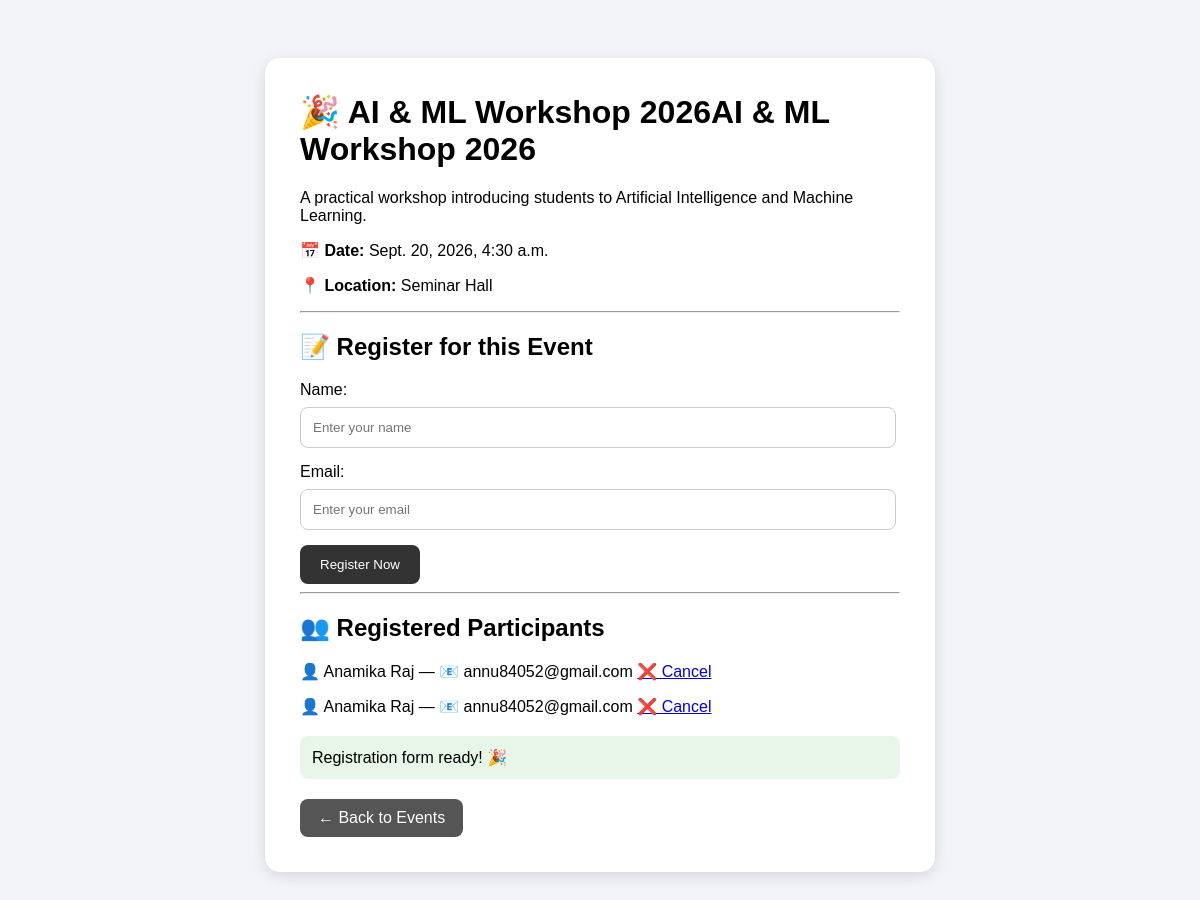
The page /event/2/ on the database as committed earlier.
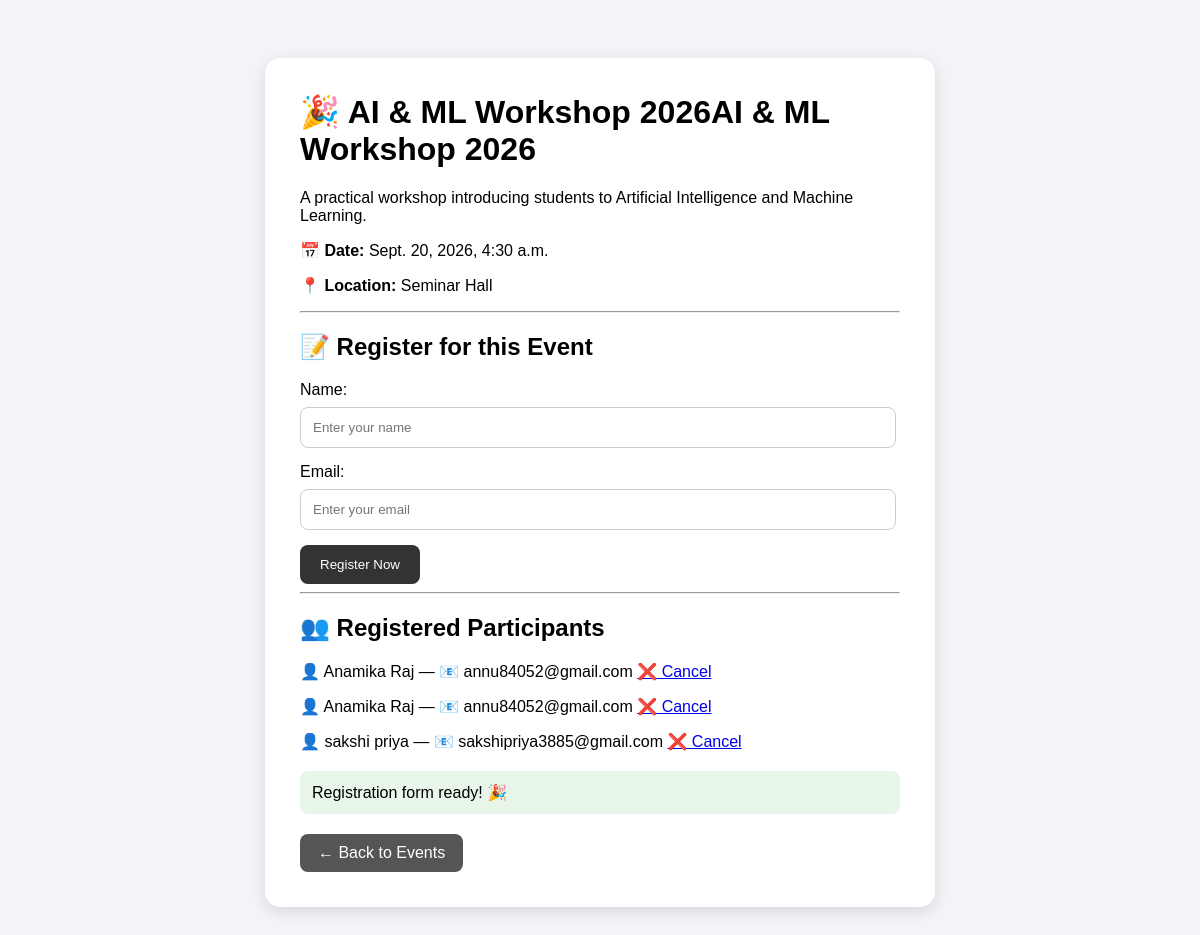
The same page on the database as committed later.
### events/models.py (models this page shows, shortened)
class Event(models.Model):
    name = models.CharField(max_length=200)
    description = models.TextField()
    date = models.DateTimeField()
    location = models.CharField(max_length=200)

class Registration(models.Model):
    event = models.ForeignKey(Event, on_delete=models.CASCADE)
    name = models.CharField(max_length=100)
    email = models.EmailField()

### events/views.py (the view, shortened to what this page needs)
# urls.py: path("event/<int:event_id>/", views.event_detail, name="event_detail"),
def event_detail(request, event_id):
    event = get_object_or_404(Event, id=event_id)
    registrations = Registration.objects.filter(event=event)
    return render(
        request,
        "events/event_detail.html",
        {
            "event": event,
            "registrations": registrations
        }
    )

### events/templates/events/event_detail.html (shortened to what this page needs)
<!DOCTYPE html>
<html>
<head>
</head>
<body>
<div class="container">
    <h1>🎉 {{ event.name }}</h1>
    <p>{{ event.description }}</p>
    <p>
        <strong>📅 Date:</strong>
        {{ event.date }}
    </p>
    <p>
        <strong>📍 Location:</strong>
        {{ event.location }}
    </p>
    <hr>
    <h2>📝 Register for this Event</h2>
    <form method="POST">
        <label>Name:</label>
        <input type="text" name="name" placeholder="Enter your name" required>
        <label>Email:</label>
        <input type="email" name="email" placeholder="Enter your email" required>
        <button type="submit">Register Now</button>
    </form>
    <hr>
<h2>👥 Registered Participants</h2>
{% for registration in registrations %}
    <p>
        👤 {{ registration.name }} —
        📧 {{ registration.email }}
        <a href="{% url 'cancel_registration' registration.id %}">
            ❌ Cancel
        </a>
    </p>
{% empty %}
    <p>No registrations yet.</p>
{% endfor %}
    <div class="success">
        Registration form ready! 🎉
    </div>
    <a class="back" href="{% url 'event_list' %}">
        ← Back to Events
    </a>
</div>
</body>
</html>

### events/templates/events/event_detail.html (style rules this page uses)
body { font-family: Arial, sans-serif; background: #f2f4f7; padding: 50px; }
.container { max-width: 600px; margin: auto; background: white; padding: 35px; border-radius: 15px; box-shadow: 0 4px 15px rgba(0,0,0,0.12); }
h1 { margin-top: 0; }
input { width: 95%; padding: 12px; margin: 8px 0 15px; border: 1px solid #ccc; border-radius: 8px; }
button { padding: 12px 20px; background: #333; color: white; border: none; border-radius: 8px; cursor: pointer; }
.back { display: inline-block; margin-top: 20px; padding: 10px 18px; background: #555; color: white; text-decoration: none; border-radius: 8px; }
.success { background: #e8f5e9; padding: 12px; margin-top: 20px; border-radius: 8px; }

Rows that differ between the two databases and show on the page:
added Registration: name "sakshi priya", email "sakshipriya3885@gmail.com"
